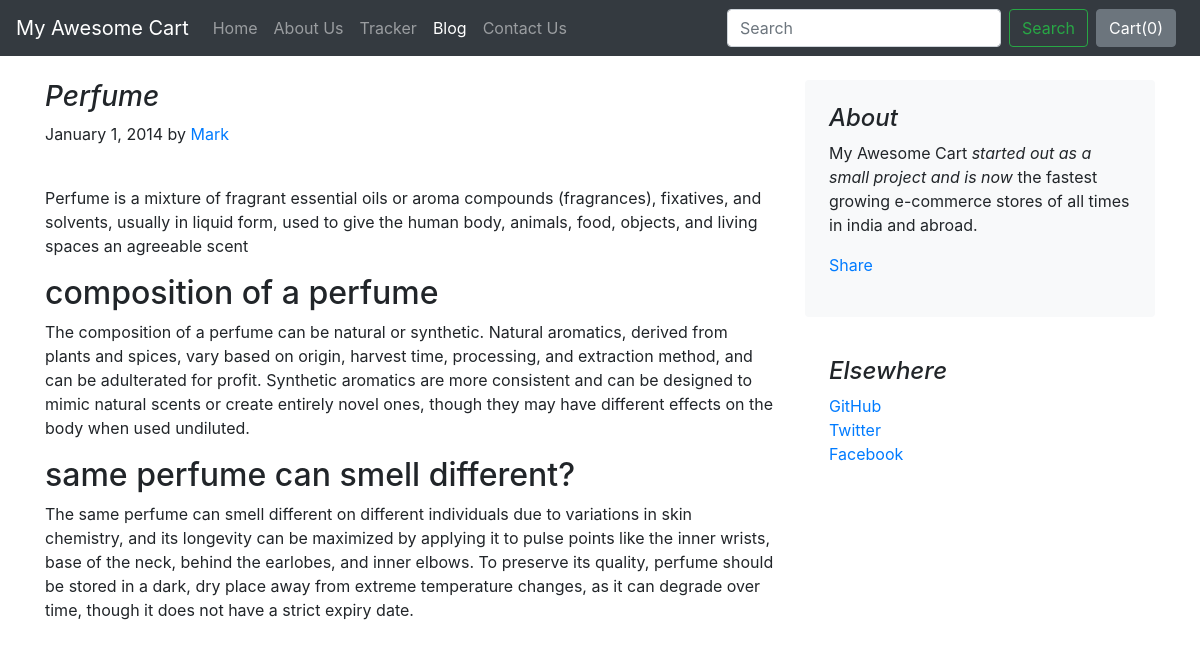
The page /blog/blogpost/1 on the database its author committed.
### blog/models.py (models this page shows)
class Blogpost(models.Model):
    post_id = models.AutoField(primary_key=True)
    title = models.CharField(max_length=50)
    head0 = models.CharField(max_length=500, default="")
    chead0 = models.CharField(max_length=5000, default="")
    head1 = models.CharField(max_length=500, default="")
    chead1 = models.CharField(max_length=5000, default="")
    head2 = models.CharField(max_length=500, default="")
    chead2 = models.CharField(max_length=5000, default="")
    pub_date = models.DateField()
    thumbnail = models.ImageField(upload_to='shop/images', default="")
    def __str__(self):
        return self.title

### blog/views.py (the view)
# urls.py: path("blogpost/<int:id>", views.blogpost, name="blogHome")
def blogpost(request, id):
    post = Blogpost.objects.filter(post_id = id)[0]
    print(post)
    return render(request, 'blog/blogpost.html',
                  {'post':post})

### blog/templates/blog/blogpost.html (shortened to what this page needs)
{% extends 'blog/basic.html' %}
{% block body %}
<div class="container">
    <div class="row mt-4">
        <div class="col-md-8 blog-main">
            <h3 class="font-italic">
                {{post.title}}
            </h3>
            <div class="blog-post">
                <p class="blog-post-meta">January 1, 2014 by <a href="#">Mark</a></p>
                <div class="fb-like" data-href="http://127.0.0.1:8000/blog/blogpost/{{post.post_id}}" data-layout="standard" data-action="like" data-size="large" data-show-faces="false" data-share="true"></div><br>
                <p>{{post.chead0}}</p>
                <h2>{{post.head1}}</h2>
                <p>{{post.chead1}}</p>
                <h2>{{post.head2}}</h2>
                <p>{{post.chead2}}</p>
            </div>
        </div>
        <aside class="col-md-4 blog-sidebar">
            <div class="p-4 mb-3 bg-light rounded">
                <h4 class="font-italic">About</h4>
                <p class="mb-0">My Awesome Cart <em>started out as a small project and is now</em> the fastest growing e-commerce stores of all times in india and abroad.</p>
                <div class="my-3 fb-share-button" data-href="http://127.0.0.1:8000/blog/blogpost/{{post.post_id}}" data-layout="button_count" data-size="large"><a target="_blank" href="https://www.facebook.com/sharer/sharer.php?u=http%3A%2F%2F127.0.0.1%3A8000%2Fblog%2Fblogpost%2F4&amp;src=sdkpreparse" class="fb-xfbml-parse-ignore">Share</a></div>
            </div>
            <div class="p-4">
                <h4 class="font-italic">Elsewhere</h4>
                <ol class="list-unstyled">
                    <li><a href="#">GitHub</a></li>
                    <li><a href="#">Twitter</a></li>
                    <li><a href="#">Facebook</a></li>
                </ol>
            </div>
        </aside>
    </div>
</div>
{% endblock %}

### rows shown on the page
Blogpost: title "Perfume", chead0 "Perfume is a mixture of fragrant essential oils or aroma compounds (fragrances), fixatives, and solvents, usually in liquid form, used to give the human body, animals, food, objects, and living spaces an agreeable scent", head1 "composition of a perfume", chead1 "The composition of a perfume can be natural or synthetic. Natural aromatics, derived from plants and spices, vary based on origin, harvest time, processing, and extraction method, and can be adulterated for profit. Synthetic aromatics are more consistent and can be designed to mimic natural scents or create entirely novel ones, though they may have different effects on the body when used undiluted.", head2 "same perfume can smell different?", chead2 "The same perfume can smell different on different individuals due to variations in skin chemistry, and its longevity can be maximized by applying it to pulse points like the inner wrists, base of the neck, behind the earlobes, and inner elbows. To preserve its quality, perfume should be stored in a dark, dry place away from extreme temperature changes, as it can degrade over time, though it does not have a strict expiry date."
